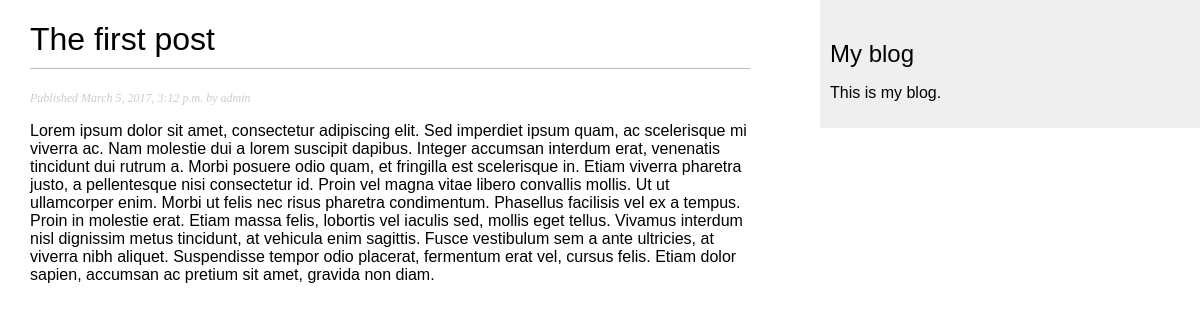
The app's page /blog/2017/03/05/the-first-post/ with its own data.
### blog/models.py (models this page shows, shortened)
class Post(models.Model):
    STATUS_CHOICES = (
        ('draft', 'Draft'),
        ('published', 'Published'),
    )
    title = models.CharField(max_length=250)
    slug = models.SlugField(max_length=250, unique_for_date='publish')
    author = models.ForeignKey(User, related_name='blog_posts')
    body = models.TextField()
    publish = models.DateTimeField(default=timezone.now)
    created = models.DateTimeField(auto_now_add=True)
    updated = models.DateTimeField(auto_now=True)
    status = models.CharField(max_length=10, choices=STATUS_CHOICES, default='draft')
    objects = models.Manager() #default manager
    published = PublishedManager() #our custom manager
    class Meta:
        ordering = ('-publish',)

### blog/views.py (the view)
def post_detail(request, year, month, day, post):
    post = get_object_or_404(Post,
                             slug = post,
                             status = 'published',
                             publish__year = year,
                             publish__month = month,
                             publish__day = day)
    return render(request,
                  'blog/post/detail.html',
                  {'post' : post})

### blog/templates/blog/post/detail.html (shortened to what this page needs)
{% extends "blog/base.html" %}
{% block content %}
	<h1>{{ post.title }}</h1>
	<p class="date">
		Published {{ post.publish }} by {{ post.author }}
	</p>
	{{ post.body|linebreaks }}
{% endblock %}

### blog/static/css/blog.css (style rules this page uses)
body { margin:0; padding:0; font-family:helvetica, sans-serif; }
h1 { font-weight:normal; border-bottom:1px solid #bbb; padding:0 0 10px 0; }
p.date { color:#ccc; font-family: georgia, serif; font-size: 12px; font-style: italic; }

### records on screen
Post: title "The first post", publish "March 5, 2017, 3:12 p.m.", author "admin", body "Lorem ipsum dolor sit amet, consectetur adipiscing elit. Sed imperdiet ipsum quam, ac scelerisque mi viverra ac. Nam molestie dui a lorem suscipit dapibus. Integer accumsan interdum erat, venenatis tincidunt dui rutrum a. Morbi posuere odio quam, et fringilla est scelerisque in. Etiam viverra pharetra justo, a pellentesque nisi consectetur id. Proin vel magna vitae libero convallis mollis. Ut ut ullamcorper enim. Morbi ut felis nec risus pharetra condimentum. Phasellus facilisis vel ex a tempus. Proin in molestie erat. Etiam massa felis, lobortis vel iaculis sed, mollis eget tellus. Vivamus interdum nisl dignissim metus tincidunt, at vehicula enim sagittis. Fusce vestibulum sem a ante…"
